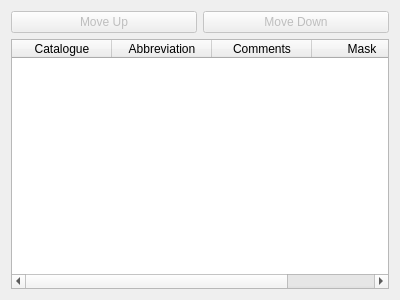
<?xml version="1.0" encoding="UTF-8"?>
<ui version="4.0">
 <class>Form</class>
 <widget class="QWidget" name="Form">
  <property name="geometry">
   <rect>
    <x>0</x>
    <y>0</y>
    <width>400</width>
    <height>300</height>
   </rect>
  </property>
  <property name="windowTitle">
   <string>Form</string>
  </property>
  <layout class="QGridLayout" name="gridLayout">
   <item row="1" column="0" colspan="2">
    <widget class="QTableWidget" name="tableWidget">
     <property name="selectionMode">
      <enum>QAbstractItemView::SingleSelection</enum>
     </property>
     <property name="selectionBehavior">
      <enum>QAbstractItemView::SelectRows</enum>
     </property>
     <column>
      <property name="text">
       <string>Catalogue</string>
      </property>
     </column>
     <column>
      <property name="text">
       <string>Abbreviation</string>
      </property>
     </column>
     <column>
      <property name="text">
       <string>Comments</string>
      </property>
     </column>
     <column>
      <property name="text">
       <string>Mask</string>
      </property>
     </column>
    </widget>
   </item>
   <item row="0" column="0">
    <widget class="QPushButton" name="pushButtonMoveUp">
     <property name="enabled">
      <bool>false</bool>
     </property>
     <property name="text">
      <string>Move Up</string>
     </property>
     <property name="icon">
      <iconset resource="../VSOP.qrc">
       <normaloff>:/images/BMP_BtnUp_32.BMP</normaloff>:/images/BMP_BtnUp_32.BMP</iconset>
     </property>
    </widget>
   </item>
   <item row="0" column="1">
    <widget class="QPushButton" name="pushButtonMoveDown">
     <property name="enabled">
      <bool>false</bool>
     </property>
     <property name="text">
      <string>Move Down</string>
     </property>
     <property name="icon">
      <iconset resource="../VSOP.qrc">
       <normaloff>:/images/BMP_BtnDown_32.BMP</normaloff>:/images/BMP_BtnDown_32.BMP</iconset>
     </property>
    </widget>
   </item>
  </layout>
 </widget>
 <resources>
  <include location="../VSOP.qrc"/>
 </resources>
 <connections/>
</ui>
